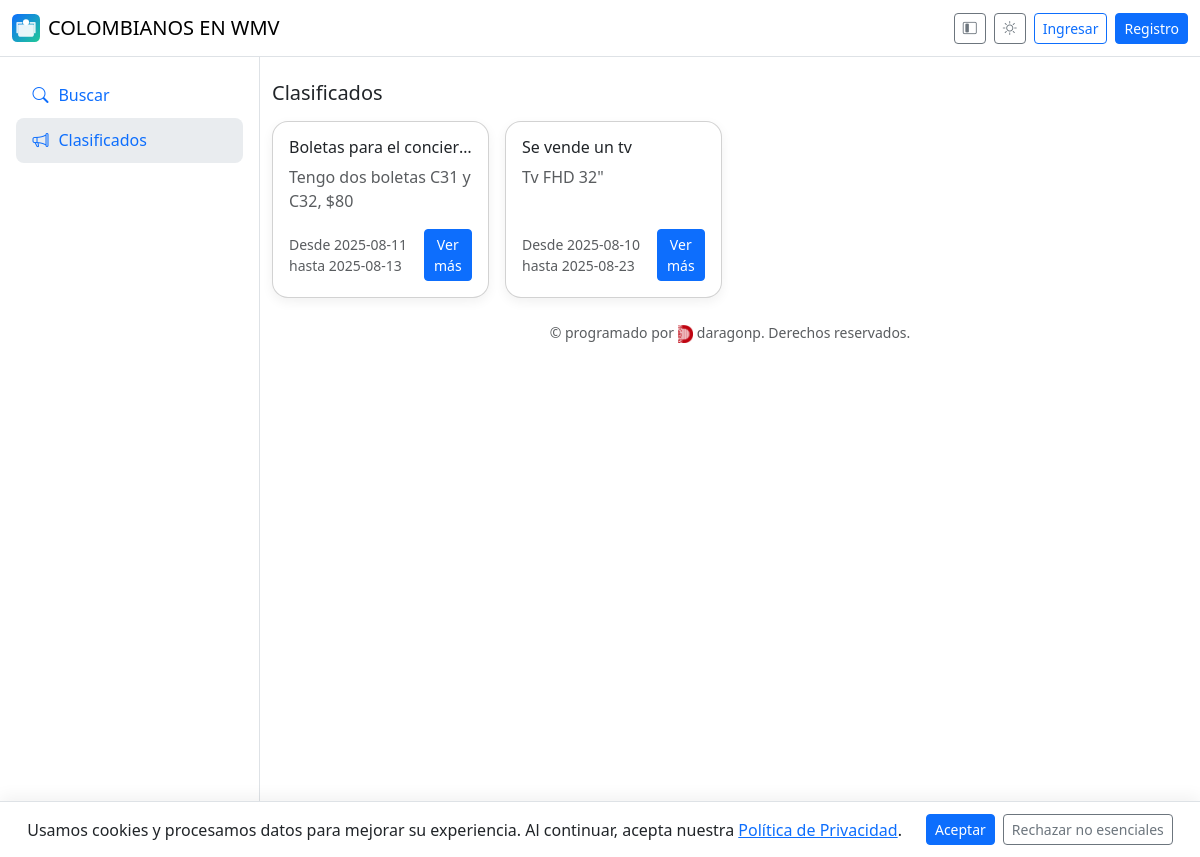
The page /clasificados/ on the database as committed earlier.
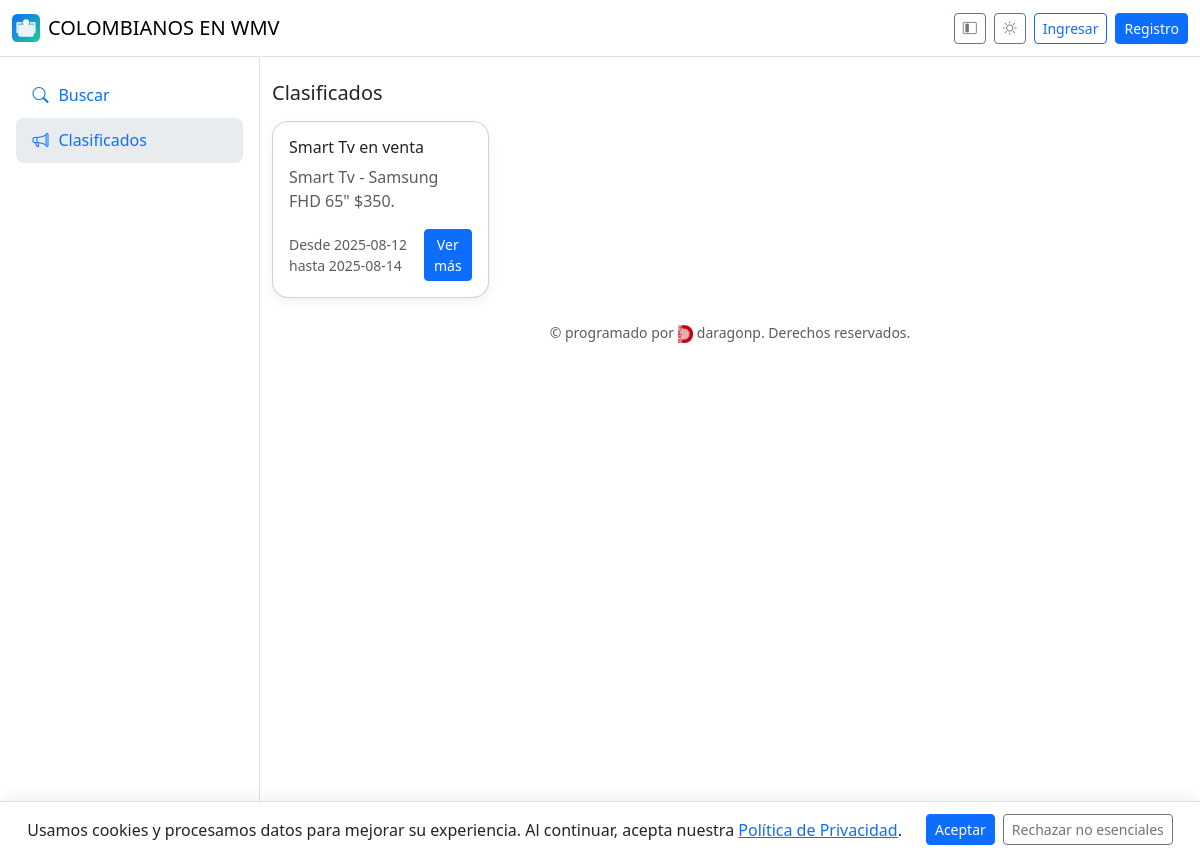
The same page on the database as committed later.
### app/models.py (models this page shows, shortened)
class Classified(db.Model):
    __tablename__ = "classified"
    id = db.Column(db.Integer, primary_key=True)
    title = db.Column(db.String(200), nullable=False)
    description = db.Column(db.Text)
    start_date = db.Column(db.Date)
    end_date = db.Column(db.Date)
    owner_id = db.Column(db.Integer, db.ForeignKey("user.id"), nullable=False)
    status = db.Column(db.String(20), default=ServiceStatus.PENDING.value)
    is_active = db.Column(db.Boolean, default=False)
    is_deleted = db.Column(db.Boolean, default=False)
    created_at = db.Column(db.DateTime, default=datetime.utcnow)
    approved_by = db.Column(db.Integer, db.ForeignKey("user.id"))
    approved_at = db.Column(db.DateTime)
    rejected_by = db.Column(db.Integer, db.ForeignKey("user.id"))
    rejected_at = db.Column(db.DateTime)

### app/main.py (the view)
@main_bp.route("/clasificados/")
def classifieds_public():
    today = date.today()
    q = Classified.query.filter(
        Classified.is_deleted == False,
        Classified.is_active == True,
        Classified.status == ServiceStatus.APPROVED.value,
        and_(
            (Classified.start_date == None) | (Classified.start_date <= today),
            (Classified.end_date == None) | (Classified.end_date >= today),
        )
    ).order_by(Classified.start_date.desc().nullslast(), Classified.created_at.desc())
    items = q.limit(50).all()
    return render_template("public/classifieds_cards.html", items=items)

### app/templates/public/classifieds_cards.html (shortened to what this page needs)
{% extends "base.html" %}
{% block content %}
<div class="container-fluid px-0">
  <div class="d-flex justify-content-between align-items-center mb-3">
    <h1 class="h5 m-0">Clasificados</h1>
  </div>
  {% if items|length == 0 %}
    <div class="alert alert-info">
      No hay clasificados publicados en este momento.
    </div>
  {% else %}
    <div class="row g-3">
      {% for c in items %}
        <div class="col-12 col-sm-6 col-lg-4 col-xl-3">
          <div class="card h-100 card-shadow">
            <div class="card-body d-flex flex-column">
              <h2 class="h6 card-title text-truncate" title="{{ c.title }}">{{ c.title }}</h2>
              {% if c.description %}
                <p class="card-text text-body-secondary" style="display:-webkit-box;-webkit-line-clamp:3;-webkit-box-orient:vertical;overflow:hidden;">
                  {{ c.description }}
                </p>
              {% endif %}
              <div class="mt-auto d-flex justify-content-between align-items-center">
                {% if c.start_date or c.end_date %}
                  <small class="text-body-secondary">
                    {% if c.start_date %}Desde {{ c.start_date.strftime('%Y-%m-%d') }}{% endif %}
                    {% if c.end_date %} hasta {{ c.end_date.strftime('%Y-%m-%d') }}{% endif %}
                  </small>
                {% else %}
                  <small class="text-body-secondary">&nbsp;</small>
                {% endif %}
                <a class="btn btn-sm btn-primary" href="{{ url_for('classifieds.detail', cid=c.id) }}">Ver más</a>
              </div>
            </div>
          </div>
        </div>
      {% endfor %}
    </div>
  {% endif %}
</div>
{% endblock %}

### app/templates/base.html (shortened to what this page needs)
{% set is_admin = (current_user.is_authenticated and current_user.role in ['admin','superadmin']) %}
<!doctype html>
<html lang="es">
<head>
  <link href="https://cdn.jsdelivr.net/npm/bootstrap@5.3.3/dist/css/bootstrap.min.css" rel="stylesheet">
  <link href="https://cdn.jsdelivr.net/npm/bootstrap-icons@1.11.3/font/bootstrap-icons.css" rel="stylesheet">
  <link href="https://cdn.datatables.net/2.0.8/css/dataTables.bootstrap5.css" rel="stylesheet">
  <link rel="stylesheet" href="{{ url_for('static', filename='css/style.css') }}">
</head>
<body class="bg-body">
<header class="navbar bg-body border-bottom sticky-top" id="appHeader">
  <div class="container-fluid">
    <a class="navbar-brand d-flex align-items-center gap-2" href="{{ url_for('main.index') }}">
      <img src="{{ APP_ICON_URL or url_for('static', filename='icon.svg') }}" alt="icon" style="width:28px;height:28px">
      {{ APP_NAME }} COLOMBIANOS EN WMV
    </a>
    <div class="d-flex align-items-center gap-2">
      <button class="btn btn-sm btn-outline-secondary d-none d-lg-inline-flex" id="btnCollapse" title="Colapsar menú">
        <i class="bi bi-layout-sidebar-inset"></i>
      </button>
      <button class="btn btn-sm btn-outline-secondary" id="themeToggle" type="button" aria-label="Cambiar tema">
        <i class="bi bi-brightness-high" id="icon-sun" style="display:none"></i>
      </button>
      {% if current_user.is_authenticated %}
        <span class="badge text-bg-secondary d-none d-md-inline">{{ current_user.role }}</span>
        <a class="btn btn-sm btn-outline-primary d-flex align-items-center gap-2" href="{{ url_for('auth.profile') }}">
          {% if current_user.avatar_url %}
            <img src="{{ current_user.avatar_url }}" alt="avatar" class="rounded-circle" style="width:24px;height:24px;object-fit:cover;">
          {% else %}
            <i class="bi bi-person-circle"></i>
          {% endif %}
          <span class="d-none d-sm-inline">{{ current_user.name }}</span>
        </a>
        <a class="btn btn-sm btn-outline-danger" href="{{ url_for('auth.logout') }}">Salir</a>
      {% else %}
        <a class="btn btn-sm btn-outline-primary" href="{{ url_for('auth.login') }}">Ingresar</a>
        <a class="btn btn-sm btn-primary" href="{{ url_for('auth.register') }}">Registro</a>
      {% endif %}
    </div>
  </div>
</header>
<div class="layout" id="layout">
  <aside class="sidebar p-3" id="sidebar" aria-label="Menú lateral">
    <nav class="nav flex-column">
      {% if not current_user.is_authenticated %}
        <a class="nav-link {% if request.endpoint=='main.index' %}active{% endif %}" href="{{ url_for('main.index') }}">
          <span class="icon bi bi-search"></span><span class="text-label">Buscar</span>
        </a>
        <a class="nav-link {% if request.endpoint=='main.classifieds_public' %}active{% endif %}" href="{{ url_for('main.classifieds_public') }}">
          <span class="icon bi bi-megaphone"></span><span class="text-label">Clasificados</span>
        </a>
      {% endif %}
    </nav>
  </aside>
  <main class="container-fluid py-4">
    {% block content %}{% endblock %}
    <footer class="text-center py-4 small text-body-secondary">
      &copy; {{ CURRENT_YEAR }} programado por
      <img src="{{ url_for('static', filename='logoda.png') }}" alt="daragonp" style="height:18px;vertical-align:middle;">
      daragonp. Derechos reservados.
    </footer>
  </main>
</div>
<div id="cookie-banner" class="cookie-banner d-none">
  <span>
    Usamos cookies y procesamos datos para mejorar su experiencia. Al continuar, acepta nuestra
    <a href="{{ url_for('main.privacy') }}" target="_blank" rel="noopener">Política de Privacidad</a>.
  </span>
  <div class="ms-3 d-flex gap-2">
    <button id="accept-cookies" class="btn btn-primary btn-sm">Aceptar</button>
    <button id="reject-cookies" class="btn btn-outline-secondary btn-sm">Rechazar no esenciales</button>
  </div>
</div>
</body>
</html>

### app/static/css/style.css (style rules this page uses)
.layout { display: grid; grid-template-columns: 260px 1fr; gap: 0; }
.sidebar { position: sticky; top: 0; height: 100vh; overflow: auto; border-right: 1px solid var(--bs-border-color); background: var(--bs-body-bg); }
.sidebar .nav-link { display:flex; align-items:center; gap:.5rem; padding:.65rem .9rem; border-radius:.5rem; }
.sidebar .nav-link.active { background: var(--bs-secondary-bg); }
.sidebar .icon { width: 1.2rem; text-align:center; }
.cookie-banner { position: fixed; bottom: 0; left: 0; width: 100%; z-index: 1080; display: flex; align-items: center; justify-content: center; gap: .5rem; padding: .75rem 1rem; background: var(--bs-body-bg); color: var(--bs-body-color); border-top: 1px solid var(--bs-border-color); box-shadow: 0 -4px 16px rgba(0,0,0,.06); }
.cookie-banner a { color: var(--bs-link-color); text-decoration: underline; }
.card-shadow { box-shadow: 0 10px 20px rgba(0,0,0,.05); border-radius:1rem; }
.text-truncate { white-space: nowrap; overflow: hidden; text-overflow: ellipsis; }

### app/templates/base.html (style rules this page uses)
.card-shadow { box-shadow: 0 0.25rem 0.75rem rgba(0,0,0,.06); }
.layout { display: grid; grid-template-columns: 260px 1fr; min-height: 100vh; }
.sidebar { border-right: 1px solid var(--bs-border-color); background: var(--bs-body-bg); }
.sidebar .nav-link { display: flex; align-items: center; gap:.5rem; border-radius:.5rem; }
.sidebar .nav-link .icon { width: 1.25rem; text-align:center; }
.cookie-banner { position: fixed; left: 0; right: 0; bottom: 0; z-index: 1080; background: var(--bs-body-bg); border-top: 1px solid var(--bs-border-color); padding: .75rem 1rem; display: flex; align-items: center; justify-content: center; }

Rows that differ between the two databases and show on the page:
removed Classified: title "Boletas para el concier…", description "Tengo dos boletas C31 y C32, $80", start_date "2025-08-11", end_date "2025-08-13"
removed Classified: title "Se vende un tv", description "Tv FHD 32\"", start_date "2025-08-10", end_date "2025-08-23"
now on this page (row edited): Classified: title "Smart Tv en venta", description "Smart Tv - Samsung FHD 65\" $350.", start_date "2025-08-12", end_date "2025-08-14"
